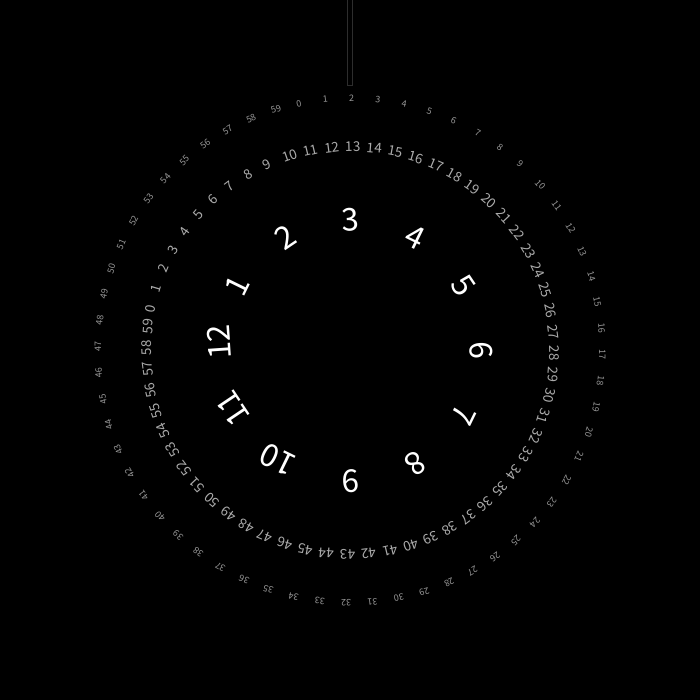
Frame 1 (no input)
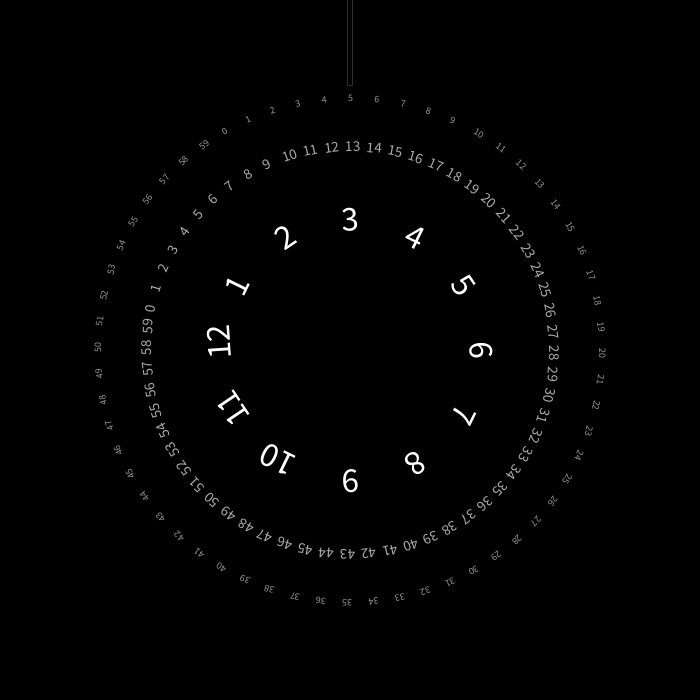
Frame 60 (the mouse pressed at the canvas centre just before this capture)
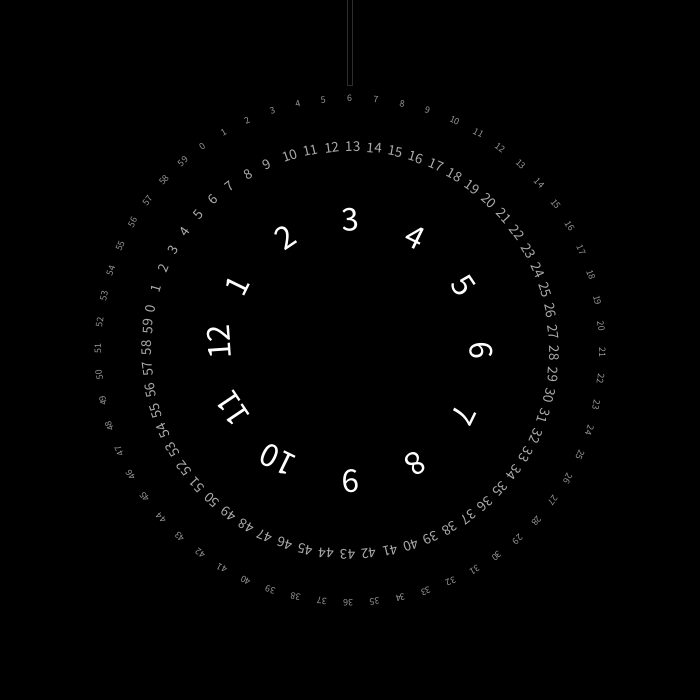
Frame 120 (the mouse held since frame 60 and released just before this capture)

The Processing sketch that drew these frames (run headless with seeded random() and noise(); from frame 60 on, the mouse is pressed at the canvas centre):

// Processing sketch: processing_171113
// ── processing_171113.pde

void setup ()
{
  size (700, 700);
  background (0);
  smooth ();
  //ellipseMode(CENTER);

}

void draw ()
{
  //Sekunde außen
background(0);
  float sekundeNOW = map(second (), 0, 59, 0, 2*PI);
  pushMatrix();
  translate(width/2, height/2);
  rotate(-sekundeNOW);
   strokeWeight (60);
  stroke (120);
  noFill();
  //ellipse (0, 0, 400, 400);
  for (int i=0; i<60; i++)
  {
    fill(150);
    textSize(10);
    text(i, 0, -250); 
    rotate (2*PI/60);
  }
 
  popMatrix();
  
  // Minute Mitte
  
 float minuteNOW = map(minute(),0,59,0,2*PI);
 pushMatrix();
 translate(width/2,height/2);
 rotate (-minuteNOW);
    strokeWeight (100);
  stroke (120);
  noFill();
  //ellipse (0, 0, 300, 300);
  for (int i=0; i<60; i++)
  {
    fill(170);
    textSize(15);
    text(i, 0, -200); 
    rotate (2*PI/60);
  }
 
  popMatrix();
 


  
  // Stunde innen
  
 float stundeNOW = map(hour(),0,23,0,4*PI);
 pushMatrix();
 translate(width/2,height/2);
 rotate (-stundeNOW);
    strokeWeight (100);
  stroke (60);
  noFill();
  //ellipse (0, 0, 200, 200);
   rotate (2*PI/12);
  for (int i=1; i<13; i++)
  {
    fill(255);
    textSize(35);
    text(i, 0, -120); 
    rotate (2*PI/12);
  }
 
  popMatrix();
  
    noFill();
    strokeWeight(0.5);
  stroke(90);
  rectMode(CENTER);
  rect (350,0,5,170);
 
}
